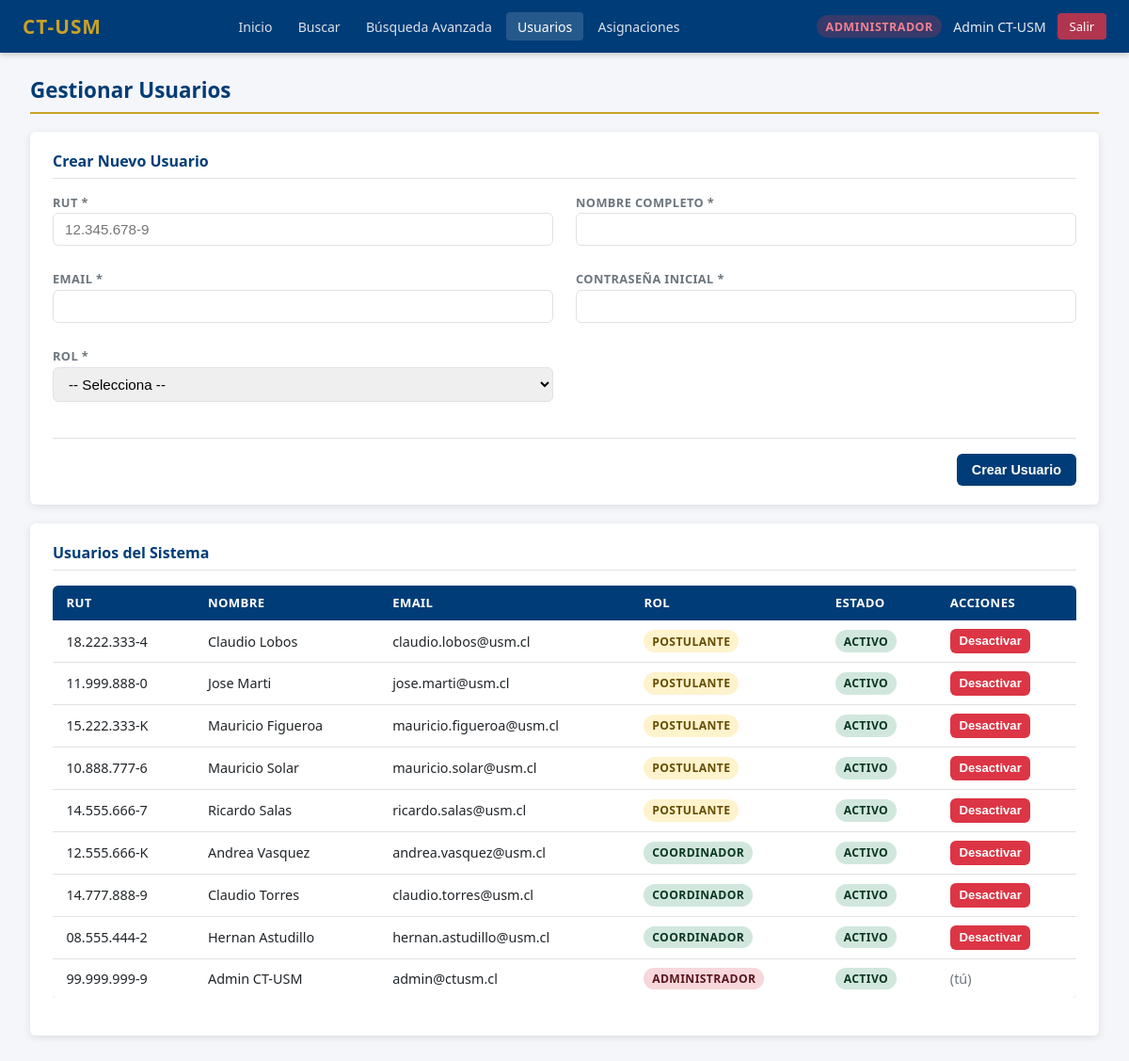
Screenshot of /PHP/gestionar_usuarios.php (signed in) with the database file from the repository.
### tables this page shows
CREATE TABLE `usuarios` (
  `U_Id` int(11) NOT NULL,
  `U_Rut` varchar(12) NOT NULL,
  `U_Nombre` varchar(100) NOT NULL,
  `U_Email` varchar(100) NOT NULL,
  `U_Password` varchar(255) NOT NULL,
  `U_Rol` enum('postulante','coordinador','administrador') NOT NULL,
  `U_Activo` tinyint(1) NOT NULL DEFAULT 1,
  `U_Fecha_Creacion` datetime NOT NULL DEFAULT current_timestamp()
);

### PHP/guard.php (called while the page is built, shortened)
<?php
$__usuario = $_SESSION['usuario'];
$__rut     = $__usuario['rut'];
?>

### PHP/gestionar_usuarios.php (the view, shortened to what this page needs)
<?php
require_once "guard.php";
include "conexion.php";
$usuarios = $conexion->query("SELECT * FROM usuarios ORDER BY U_Rol, U_Nombre");
include "navbar.php";
?>
<h2 class="titulo-seccion">Gestionar Usuarios</h2>
<div class="card">
    <h3 class="card-titulo">Crear Nuevo Usuario</h3>
    <form method="POST" class="formulario-grande">
        <div class="grid-2col">
            <div class="campo">
                <label>RUT *</label>
                <input type="text" name="rut" placeholder="12.345.678-9" required>
            </div>
            <div class="campo">
                <label>Nombre completo *</label>
                <input type="text" name="nombre" required>
            </div>
            <div class="campo">
                <label>Email *</label>
                <input type="email" name="email" required>
            </div>
            <div class="campo">
                <label>Contraseña inicial *</label>
                <input type="password" name="clave" required>
            </div>
            <div class="campo">
                <label>Rol *</label>
                <select name="rol" required>
                    <option value="">-- Selecciona --</option>
                </select>
            </div>
        </div>
        <div class="acciones-bottom">
            <button type="submit" class="btn btn-primary">Crear Usuario</button>
        </div>
    </form>
</div>
<div class="card">
    <h3 class="card-titulo">Usuarios del Sistema</h3>
    <div class="tabla-wrapper">
        <table class="tabla">
            <thead>
                <tr><th>RUT</th><th>Nombre</th><th>Email</th><th>Rol</th><th>Estado</th><th>Acciones</th></tr>
            </thead>
            <tbody>
            <?php while ($u = $usuarios->fetch_assoc()): ?>
                <tr>
                    <td><?= htmlspecialchars($u['U_Rut']) ?></td>
                    <td><?= htmlspecialchars($u['U_Nombre']) ?></td>
                    <td><?= htmlspecialchars($u['U_Email']) ?></td>
                    <td><span class="badge rol-<?= $u['U_Rol'] ?>"><?= ucfirst($u['U_Rol']) ?></span></td>
                    <td><?= $u['U_Activo'] ? '<span class="badge badge-aprobada">Activo</span>' : '<span class="badge badge-rechazada">Inactivo</span>' ?></td>
                    <td>
                        <?php if ($u['U_Rut'] !== $__rut):  ?>
                            <form method="POST" style="display:inline">
                                <button type="submit" class="btn btn-sm <?= $u['U_Activo'] ? 'btn-danger' : 'btn-primary' ?>">
                                    <?= $u['U_Activo'] ? 'Desactivar' : 'Activar' ?>
                                </button>
                            </form>
                        <?php else: ?>
                            <span class="texto-muted">(tú)</span>
                        <?php endif; ?>
                    </td>
                </tr>
            <?php endwhile; ?>
            </tbody>
        </table>
    </div>
</div>
<?php include "footer.php"; ?>

### PHP/css/estilo.css (style rules this page uses)
:root { --azul: #003C77; --azul-claro: #005fa3; --dorado: #c9a227; --dorado-hover: #a8841e; --bg: #f4f6f9; --blanco: #ffffff; --gris-borde: #dee2e6; --texto: #212529; --texto-muted:#6c757d; --verde: #198754; --rojo: #dc3545; --naranja: #fd7e14; --radio: 6px; --sombra: 0 2px 8px rgba(0,0,0,.10); }
* { box-sizing: border-box; margin: 0; padding: 0; }
body { font-family: 'Segoe UI', Arial, sans-serif; font-size: 15px; background: var(--bg); color: var(--texto); min-height: 100vh; }
.rol-postulante { background: rgba(201,162,39,.25); color: var(--dorado); }
.rol-coordinador { background: rgba(25,135,84,.25); color: #5dcfa5; }
.titulo-seccion { font-size: 1.4rem; font-weight: 700; color: var(--azul); margin-bottom: 1.2rem; padding-bottom: .5rem; border-bottom: 2px solid var(--dorado); }
.card { background: var(--blanco); border-radius: var(--radio); box-shadow: var(--sombra); padding: 1.25rem 1.5rem; margin-bottom: 1.25rem; }
.card-titulo { font-size: 1rem; font-weight: 700; color: var(--azul); margin-bottom: 1rem; padding-bottom: .4rem; border-bottom: 1px solid var(--gris-borde); }
.grid-2col { display: grid; grid-template-columns: 1fr 1fr; gap: .75rem 1.5rem; }
.grid-2col label, .campo label { display: block; font-size: .8rem; font-weight: 600; color: var(--texto-muted); text-transform: uppercase; letter-spacing: .4px; margin-bottom: .15rem; }
.formulario-grande .campo { margin-bottom: .9rem; }
.formulario-grande input[type="text"], .formulario-grande input[type="number"], .formulario-grande input[type="date"], .formulario-grande input[type="email"], .formulario-grande input[type="password"], .formulario-grande select, .formulario-grande textarea, .login-form input { width: 100%; padding: .5rem .75rem; border: 1px solid var(--gris-borde); border-radius: var(--radio); font-size: .95rem; transition: border-color .2s; }
.btn { display: inline-block; padding: .45rem 1rem; border-radius: var(--radio); border: none; cursor: pointer; font-size: .9rem; font-weight: 600; text-decoration: none; transition: all .2s; line-height: 1.4; }
.btn-primary { background: var(--azul); color: #fff; }
.btn-danger { background: var(--rojo); color: #fff; }
.btn-sm { padding: .25rem .6rem; font-size: .82rem; }
.acciones-bottom { display: flex; gap: .75rem; justify-content: flex-end; margin-top: 1.5rem; padding-top: 1rem; border-top: 1px solid var(--gris-borde); }
.tabla-wrapper { overflow-x: auto; margin-bottom: 1.25rem; }
.tabla { width: 100%; border-collapse: collapse; background: var(--blanco); border-radius: var(--radio); overflow: hidden; box-shadow: var(--sombra); font-size: .9rem; }
.tabla thead th { background: var(--azul); color: #fff; padding: .6rem .9rem; text-align: left; font-weight: 600; font-size: .82rem; text-transform: uppercase; letter-spacing: .4px; }
.tabla tbody td { padding: .55rem .9rem; border-bottom: 1px solid var(--gris-borde); vertical-align: middle; }
.tabla tbody tr:last-child td { border-bottom: none; }
.badge { display: inline-block; padding: .2rem .55rem; border-radius: 20px; font-size: .76rem; font-weight: 700; text-transform: uppercase; letter-spacing: .4px; }
.badge-aprobada { background: #d1e7dd; color: #0a3622; }
.rol-postulante { background: #fff3cd; color: #664d03; }
.rol-coordinador { background: #d1e7dd; color: #0a3622; }
.rol-administrador { background: #f8d7da; color: #58151c; }
.texto-muted { color: var(--texto-muted); }

### rows the page displays
usuarios: U_Rut "18.222.333-4", U_Nombre "Claudio Lobos", U_Email "claudio.lobos@usm.cl", U_Rol "POSTULANTE", U_Activo "ACTIVO"
usuarios: U_Rut "11.999.888-0", U_Nombre "Jose Marti", U_Email "jose.marti@usm.cl", U_Rol "POSTULANTE", U_Activo "ACTIVO"
usuarios: U_Rut "15.222.333-K", U_Nombre "Mauricio Figueroa", U_Email "mauricio.figueroa@usm.cl", U_Rol "POSTULANTE", U_Activo "ACTIVO"
usuarios: U_Rut "10.888.777-6", U_Nombre "Mauricio Solar", U_Email "mauricio.solar@usm.cl", U_Rol "POSTULANTE", U_Activo "ACTIVO"
usuarios: U_Rut "14.555.666-7", U_Nombre "Ricardo Salas", U_Email "ricardo.salas@usm.cl", U_Rol "POSTULANTE", U_Activo "ACTIVO"
usuarios: U_Rut "12.555.666-K", U_Nombre "Andrea Vasquez", U_Email "andrea.vasquez@usm.cl", U_Rol "COORDINADOR", U_Activo "ACTIVO"
usuarios: U_Rut "14.777.888-9", U_Nombre "Claudio Torres", U_Email "claudio.torres@usm.cl", U_Rol "COORDINADOR", U_Activo "ACTIVO"
usuarios: U_Rut "08.555.444-2", U_Nombre "Hernan Astudillo", U_Email "hernan.astudillo@usm.cl", U_Rol "COORDINADOR", U_Activo "ACTIVO"
usuarios: U_Rut "99.999.999-9", U_Nombre "Admin CT-USM", U_Email "admin@ctusm.cl", U_Rol "ADMINISTRADOR", U_Activo "ACTIVO", shows "(tú)"

### other values shown
$__rol "ADMINISTRADOR"
$__nombre "Admin CT-USM"
